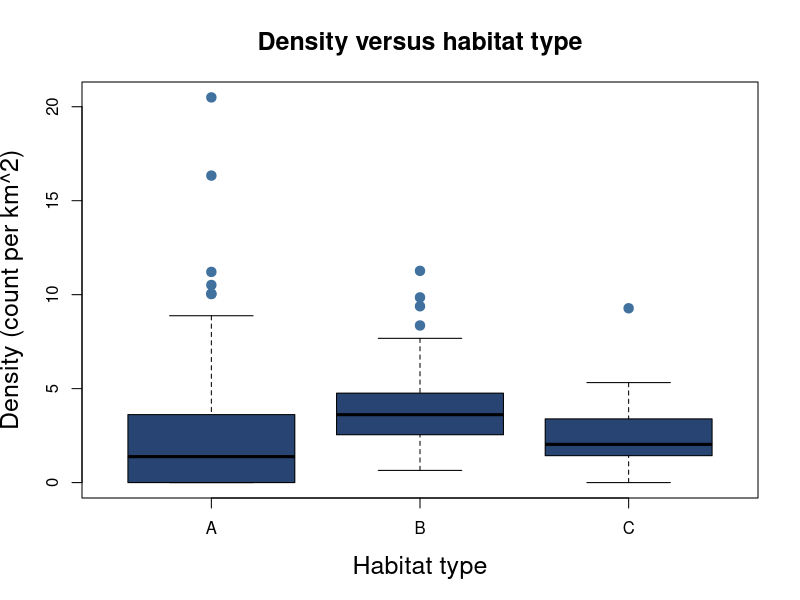
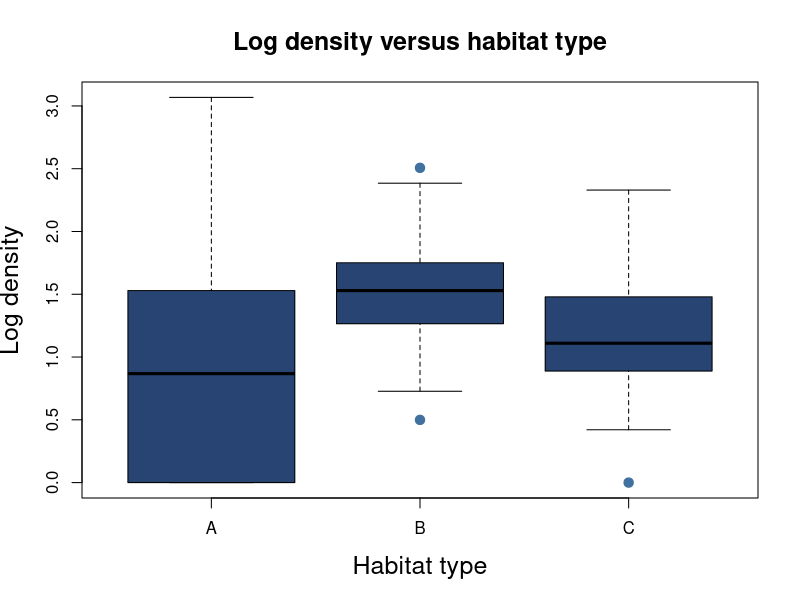
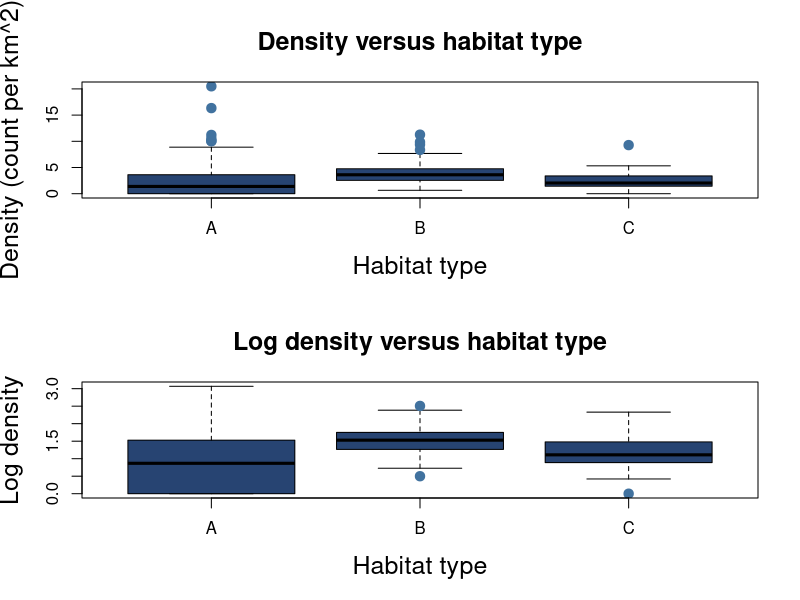
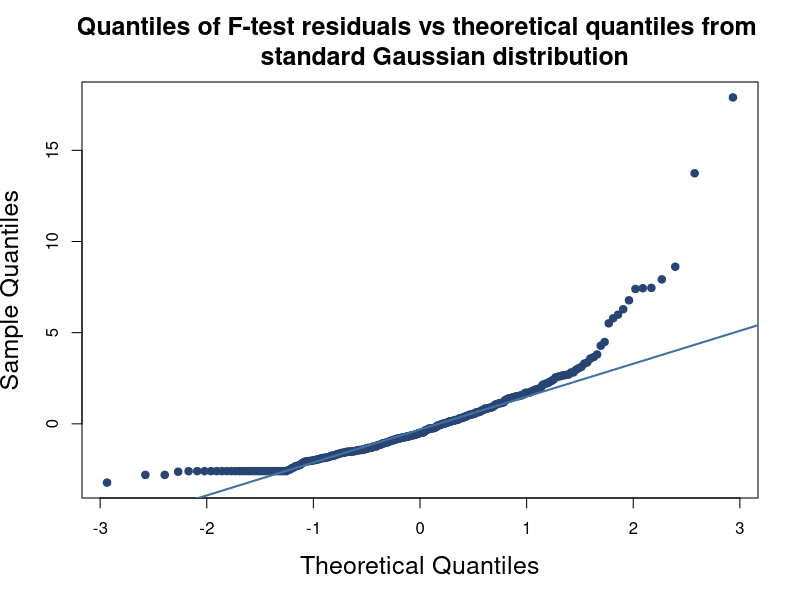

Write the R code that produced these figures, in order.
##################
##################
### Question 1 ###
##################
##################

#######
## a ## 
#######

# Import the data set
eco.df <- read.table("ecoStudy.txt", header = TRUE)

#####
# i #
#####

# Check quantiles of density variable
summary(eco.df$density)

# The values asked for in the question are:
# Minimum      : 0.000
# 1st quartile : 1.413
# Median       : 2.744
# Mean         : 3.103
# 3rd quartile : 4.193
# Maximum      : 20.497

######
# ii #
######

# Find the unique values in the column
unique(eco.df$habitat) 

# Habitat can take values "A", "B" and "C"

# Find the number of observations of each value
dim(eco.df[eco.df$habitat=="A",])[1] # 100 observations of A
dim(eco.df[eco.df$habitat=="B",])[1] # 125 observations of B
dim(eco.df[eco.df$habitat=="C",])[1] # 75 observations of C

# There are 100 observations of type A, 125 observations of 
# type B and 75 observations of type C

#######
## b ##
#######

# Create the log density column
eco.df$logDensity <- log(1 + eco.df$density)

#####
# i #
#####

# Plot density by habitat type
boxplot(eco.df$density ~ eco.df$habitat, 
        main = "Density versus habitat type",
        cex.main = 1.5,
        xlab = "Habitat type",
        ylab = "Density (count per km^2)",
        cex.lab = 1.5,
        col = "#274472",
        pch = 19,
        cex = 1.25,
        outcol = "#41729F")

######
# ii #
######

# Plot log density by habitat type
boxplot(eco.df$logDensity ~ eco.df$habitat, 
        main = "Log density versus habitat type",
        cex.main = 1.5,
        xlab = "Habitat type",
        ylab = "Log density", # log variables are unitless
        cex.lab = 1.5,
        col = "#274472",
        pch = 19,
        cex = 1.25,
        outcol = "#41729F")

#######
# iii #
#######

# Display the two boxplots in a 2x1 lattice
par(mfrow = c(2, 1))
boxplot(eco.df$density ~ eco.df$habitat, 
        main = "Density versus habitat type",
        cex.main = 1.5,
        xlab = "Habitat type",
        ylab = "Density (count per km^2)",
        cex.lab = 1.5,
        col = "#274472",
        pch = 19,
        cex = 1.25,
        outcol = "#41729F")
boxplot(eco.df$logDensity ~ eco.df$habitat, 
        main = "Log density versus habitat type",
        cex.main = 1.5,
        xlab = "Habitat type",
        ylab = "Log density", # log variables are unitless
        cex.lab = 1.5,
        col = "#274472",
        pch = 19,
        cex = 1.25,
        outcol = "#41729F")
dev.off() # reset options for par()

#######
## c ##
#######

# Calculates the F-test statistic for a given continuous variable and factor
fStat <- function(y, factor){
  #
  # y and factor must be in the same data frame
  #
  # y       (numeric vector) : the continuous variable that we wish to test 
  #                            whether is the same across groups
  # factor  (vector)         : the categorical variable with different 
  #                            groups to test across
  # returns (numeric)        : the F-test statistic as given by Eq. (2) in the 
  #                            question sheet
  
  # Find the number of observations
  overallCount   <- length(y)
  
  # Find the overall mean of the continuous variable
  overallMean    <- mean(y)
  
  # Find the groups of the factor
  groups         <- unique(factor)
  
  # Find the number of groups
  groupCount     <- length(groups)
  
  # Calculate the F-test statistic numerator
  fStatNumerator   <- fStatNumerator(y, factor, groups, overallMean, groupCount)
  
  # Calculate the F-test statistic denominator
  fStatDenominator <- fStatDenominator(y, factor, groups, overallCount, 
                                       groupCount)
  
  # Calculate the F-test statistic
  fStat <- fStatNumerator / fStatDenominator
  
  return(fStat)
}

# Calculates the numerator of the F-test statistic
fStatNumerator <- function(y, factor, groups, overallMean, groupCount){
  # y            (numeric vector)  : the continuous variable that we wish to 
  #                                  test whether is the same across groups
  # factor      (vector)           : the categorical variable with different 
  #                                  groups to test across
  # groups      (character vector) : the group names in the factor we are 
  #                                  testing against
  # overallMean (numeric)          : the overall mean of y
  # groupCount  (numeric)          : the number of groups of the factor
  
  # Initialise the sum at zero
  weightedSumMeanDifference <- 0
  
  # Loop over the groups to perform the summation
  for(group in groups){
    # Find the mean of y for the given group
    groupMean                 <- mean(y[factor == group])
    
    # Find the difference between the group mean and overall mean squared
    meanDifference            <- (groupMean - overallMean) ^ 2
    
    # Weight the squared difference in means by the number of observations of y
    # for the given group
    weightedMeanDifference    <- length(y[factor == group]) * meanDifference
    
    # Add the result to the weighted sum of mean differences
    weightedSumMeanDifference <- weightedSumMeanDifference + 
                                 weightedMeanDifference
  }
  
  # Divide the sum by the degrees of freedom
  fStatNumerator <- weightedSumMeanDifference / (groupCount - 1)
  
  return(fStatNumerator)
}

# Calculates the denominator of the F-test statistic
fStatDenominator <- function(y, factor, groups, overallCount, groupCount){
  # y             (numeric vector)  : the continuous variable that we wish to 
  #                                   test whether is the same across groups
  # factor       (vector)           : the categorical variable with different 
  #                                   groups to test across
  # groups       (character vector) : the group names in the factor we are 
  #                                   testing against
  # overallCount (numeric)          : total number of observations
  # groupCount   (numeric)          : the number of groups of the factor
  
  # Store the total sum of the difference between each observation and the mean
  # of y for the group it belongs to squared
  # Initialise at 0
  sumMeanDifference <- 0
  
  for(group in groups){
    # Get the observations of y for the given group
    ySubset                <- y[factor == group]
    
    # Get the mean of y for the given group
    groupMean              <- mean(ySubset)
    
    # Get the difference between each observation in the subset and the group
    # mean squared
    groupMeanDifference    <- (ySubset - groupMean) ^ 2
    
    # Sum the squared differences
    sumGroupMeanDifference <- sum(groupMeanDifference)
    
    # Add to the total squared differences of observations and their respective
    # group mean
    sumMeanDifference      <- sumMeanDifference + sumGroupMeanDifference
  } 
  
  fStatDenominator <- sumMeanDifference / (overallCount - groupCount)
  
  return(fStatDenominator)
}

# Calculate the F-test statistic for the data
fStat(eco.df$density, eco.df$habitat)

# The F-test statistic is 10.481 (3 d.p.)

######
# ii #
######

# Find the p-value of the F test by 1 - P(F < 10.481)
1 - pf(q = 10.481, df1 = 2, df2 = 297)

# The p-value of the F-test is 3.996x10^-5 (3 d.p.)

#######
## d ##
#######

# Calculates the F-test statistic for a given continuous variable and factor
fStat2 <- function(y, factor){
  #
  # y and factor must be in the same data frame
  #
  # y       (numeric vector) : the continuous variable that we wish to test 
  #                            whether is the same across groups
  # factor  (vector)         : the categorical variable with different 
  #                            groups to test across
  # returns (numeric)        : the F-test statistic as given by Eq. (2) in the 
  #                            question sheet
  
  # Get the overall mean
  overallMean <- mean(y)
  
  # Get the components of the sum in the numerator of the F-statistic equation
  fStatNumComps  <- tapply(y, factor, fStatNumerator2, overallMean = overallMean)
  
  # Calculate the numerator of the F-statistic
  fStatNumerator <- sum(fStatNumComps) / (length(unique(factor)) - 1)
  
  # Get the components of the outer sum in the denominator of the F-statistic
  # equation
  fStatDenComps    <- tapply(y, factor, fStatDenominator2)
  
  # Calculate the denominator of the F-statistic
  fStatDenominator <- sum(fStatDenComps) / (length(y) - length(unique(factor)))
  
  # Calculate the F-statistic
  fStat <- fStatNumerator / fStatDenominator
  
  return(fStat)
}

# Computes the component of the sum in the numerator of the F-test statistic for 
# a specific group in the subset (i.e. for a single i in {1,...,k})
fStatNumerator2 <- function(subset, overallMean){
  # subset      (numeric vector) : a subset of the y variable for a specific 
  #                                group of the factor
  # overallMean (numeric)        : the overall mean of the variable y
  # returns     (numeric)        : the product of the length of the subset and 
  #                                the squared difference between the mean of y
  #                                for the subset and the overall mean
  
  # Get the number of observations in the group
  groupLength  <- length(subset)
  
  # Find the mean of y conditional on the subset
  groupMean    <- mean(subset)
  
  # Calculate the component of the numerator for the given subset
  fStatNumComp <- groupLength * (groupMean - overallMean) ^ 2
  
  return(fStatNumComp)
}

# Computes the component of the outer sum in the numerator of the F-test
# statistic formula for a specific group in the subset (i.e. for a single i in
# {1,...,K})
fStatDenominator2 <- function(subset){
  # subset  (numeric vector) : a subset of the y variable for a specific group  
  #                            of the factor
  # returns (numeric)        : the sum of squared differences between each 
  #                            observed value in the subset and the mean of the
  #                            values in the subset
  
  # Get the group mean
  groupMean <- mean(subset)
  
  # Get the components of the inner sum in the denominator of the F-test
  # statistic equation i.e. the difference between each observation and the
  # group mean squared
  squaredDifferences <- sapply(subset, squaredDifference, y = groupMean)
  
  # Get the sum of the squared differences
  fStatDenComp <- sum(squaredDifferences)
  
  return(fStatDenComp)
}

squaredDifference <- function(x, y){
  # x, y    (numeric) : two numbers to find the squared difference of
  # returns (numeric) : the difference of the numbers squared
  
  return((x-y)^2)
}

# Calculate the F-test statistic for the data
fStat2(eco.df$density, eco.df$habitat)

# The F-test statistic is verified to be 10.481. This result is the same as with
# the first function so to avoid tautology the p-value does not need to be 
# recalculated; it is again 3.996x10^-5 (3 d.p.)

#######
## e ##
#######

# Calculate the mean density for each group
meanDensA <- mean(eco.df$density[eco.df$habitat == "A"])
meanDensB <- mean(eco.df$density[eco.df$habitat == "B"])
meanDensC <- mean(eco.df$density[eco.df$habitat == "C"])

# As libraries can not be used, this function will act in place of a hashmap 
# i.e. when passed a habitat type it will return the mean density for that 
# habitat. This increases efficiency as each mean was only calculated once and
# the F-test residual column can be added by column-wise operations rather than 
# element-wise operations.
densityMean <- function(group){
  # group   (character) : name of habitat type ("A", "B" or "C")
  # returns (numeric)   : mean of density for the given habitat

  return(get(paste("meanDens", group, sep = "")))
}

# Add a column to the data frame with the mean density for the corresponding 
# habitat type of each value
eco.df$habitatMean <- sapply(eco.df$habitat, densityMean)

# Add a column to the data frame containing the F-test residuals
eco.df$fResid <- eco.df$density - eco.df$habitatMean

qqnorm(eco.df$fResid, 
       pch = 19, 
       col = "#274472", 
       main = "Quantiles of F-test residuals vs theoretical quantiles from 
       standard Gaussian distribution",
       cex.main = 1.5,
       cex.lab = 1.5)
qqline(eco.df$fResid, lwd = 2, col = "#41729F")

# The normality assumption does not appear valid. The curvature of the QQ-plot
# indicates that the residuals are right-skewed.

##################
##################
### Question 2 ###
##################
##################

#######
## a ##
#######

# Function to return the natural log of the joint density of iid Gammma mixture
# variables
calcLogMix2Gamma <- function(x, alpha, beta, p){
  # x       (numeric vector) : vector of inputs 
  # alpha   (numeric vector) : vector of alpha parameters
  # beta    (numeric vector) : vector of beta parameters
  # p       (numeric)        : probability parameter
  # returns (numeric)        : log joint density of the model
  
  # Get the information about validity of the inputs
  error_check <- verifyGammaInput(x, alpha, beta, p)
  
  # If inputs are invalid, terminate the function and display the reasons
  if(error_check[1]){
    stop(error_check[2])
  }
  
  # Create a vector of outputs from the Gamma mixture model pdf
  f_x <- mix2GammaPdf(x, alpha, beta, p)
  
  # Multiply the outputs together to get the joint density
  joint_density <- 1
  for (f_xi in f_x){
    joint_density <- joint_density * f_xi
  }
  
  # Take the natural logarithm of the joint density
  log_density <- log(joint_density)
  
  # Return the output
  return(log_density)
}

# Function to return the density of a single Gamma mixture variable
mix2GammaPdf <- function(x_i, alpha, beta, p){
  # x       (numeric vector) : input 
  # alpha   (numeric vector) : vector of alpha parameters
  # beta    (numeric vector) : vector of beta parameters
  # p       (numeric)        : probability parameter
  # returns (numeric)        : density of a single Gamma mixture model variable
  
  # Extract the individual parameters from their vectors
  alpha1 <- alpha[1]
  alpha2 <- alpha[2]
  beta1  <-  beta[1]
  beta2  <-  beta[2]
  
  # Find the results of the two Gamma pdfs
  gamma1 <- gammaPdf(x_i, alpha1, beta1)
  gamma2 <- gammaPdf(x_i, alpha2, beta2)
  
  # Find the output of the Gamma mixture model pdf
  output <- (p * gamma1) + ((1 - p) * gamma2)
  
  return(output)
}

# Function to return the density of a single Gamma variable
gammaPdf <- function(x_i, alpha, beta){
  # x       (numeric vector) : input
  # alpha   (numeric vector) : vector of alpha parameters
  # beta    (numeric vector) : vector of beta parameters
  # returns (numeric)        : density of a single Gamma variable
  
  # Calculate the output of a Gamma pdf
  output <- ((x_i ^ (alpha - 1)) * (exp(-1 * beta * x_i)) * (beta ^ alpha)) / 
    gamma(alpha)
  
  return(output)
}

#######
## b ##
#######

# Function to verify the validity of inputs to the Gamma mixture model function
verifyGammaInput <- function(x, alpha, beta, p){
  # x       (numeric vector) : input 
  # alpha   (numeric vector) : vector of alpha parameters
  # beta    (numeric vector) : vector of beta parameters
  # p       (numeric)        : probability parameter
  # returns (list)           : a list with the first entry as a boolean 
  #                            representing whether the inputs are valid (TRUE
  #                            indicates invalid) and the second entry a string
  #                            displaying information about the error
  
  # Default to TRUE and set to FALSE if no errors are found to avoid
  # repetitively reassigning value to TRUE if multiple errors found
  error_check <- c(TRUE)
  
  # Create a list to store messages about errors
  # These error messages will be concatenated into one string after all errors
  # are checked for and added to the error_check object
  error_check_msg <- list()
  
  # Check for correct data type of x
  if(!is.vector(x) | !is.numeric(x)){
    error_check_msg <- append(error_check_msg, "- x must be a numeric vector")
  } 
  
  # Check that all x values are positive
  else if(any(x <= 0)) {
    error_check_msg <- append(error_check_msg, 
                              "- x must contain only positive values")
  } 
  
  # Check for correct data type of alpha
  if(!is.vector(alpha) | !is.numeric(alpha) | length(alpha) != 2) {
    error_check_msg <- append(error_check_msg, 
                              "- alpha must be a numeric vector of length 2")
  }
  
  # Check that both alpha values are positive
  else if(any(alpha <= 0)) {
    error_check_msg <- append(error_check_msg, 
                              "- alpha must contain only positive values")
  }
  
  # Check for correct data type of beta
  if(!is.vector(beta) | !is.numeric(beta) | length(beta) != 2) {
    error_check_msg <- append(error_check_msg, 
                              "- beta must be a numeric vector of length 2")
  }
  
  # Check that both beta values are positive
  else if(any(beta <= 0)) {
    error_check_msg <- append(error_check_msg, 
                              "- beta must contain only positive values")
  }
  
  # Check for the type of p
  if(!is.numeric(p) | length(p) != 1) {
    error_check_msg <- append(error_check_msg, 
                              "- p must be a single numeric value")
  }
  
  # Check that p takes a value in [0,1]
  else if(p < 0 | p > 1){
    error_check_msg <- append(error_check_msg, 
                              "- p must be between 0 and 1 inclusive")
  }
  
  # If any error messages have been logged, concatenate these to a single string
  # and append to the return error_check list
  if(length(error_check_msg) > 0) {
    error_check_msg <- paste(c("Input is invalid because: ", error_check_msg),
                             collapse = " \n ")
    error_check <- append(error_check, error_check_msg)
  }
  
  # Else set the error_check boolean to FALSE as no errors were logged
  else {
    error_check[1] <- FALSE
  }
  
  return(error_check)
}

#######
## c ##
#######

# Assign the inputs and parameters
x_0     <- c(0.06, 2.32, 4.81, 0.02, 2.33, 2.18, 0.83, 2.45, 2.10, 3.27)
alpha_0 <- c(0.5, 6)
beta_0  <- c(0.5, 2.5)
p_0     <- 0.35

# Perform the required calculation
calcLogMix2Gamma(x_0, alpha_0, beta_0, p_0)

# The natural logarithm of the joint density for the given values is -13.928
# (3 d.p.)


##################
##################
### Question 3 ###
##################
##################

#######
## a ##
#######

# Function to calculate the output of g(.) as displated in Eq. (5)
smoothCurve <- function(x, alpha, beta, p, q, k){
  # x       (numeric value/vector) : input value/vector
  # alpha   (numeric)              : alpha parameter
  # beta    (numeric)              : beta parameter
  # p       (numeric)              : p parameter
  # q       (numeric)              : q parameter
  # k       (numeric)              : k parameter
  # returns (numeric value/vector) : output value/vector of function g(.) 
  #                                  displayed in Eq. (5)
  
  # Get the information about validity of the inputs
  error_check <- verifySmoothInput(x, alpha, beta, p, q, k)
  
  # If inputs are invalid, terminate the function and display the reasons
  if(error_check[1]){
    stop(error_check[2])
  }
  
  # Calculate the input to the log(.) function in Eq. (5)
  numerator   <- (gamma(x + beta) ^ k) * (p ^ alpha) * (q ^ beta)
  denominator <- (gamma(alpha) ^ k) * (gamma(beta) ^ k)
  log_input   <- numerator / denominator
  
  # Calculate the input to the sin(.) function in Eq. (5)
  sin_input   <- (1 / (2 * alpha)) * log(log_input)
  
  # Calculate the output of the function in Eq. (5)
  output      <- sin(sin_input)
  
  return(output)
}

## NEEDS COMMENTING BELOW ##

# Function to verify the validity of inputs to the smooth curve function
verifySmoothInput <- function(x, alpha, beta, p, q, k){
  # Default to TRUE and set to FALSE if no errors are found to avoid
  # repetitively reassigning value to TRUE if multiple errors found
  error_check <- c(TRUE)
  
  # Create a list to store messages about errors
  # These error messages will be concatenated into one string after all errors
  # are checked for and added to the error_check object
  error_check_msg <- list()
  
  # Check for correct data type of x
  if(!is.numeric(x)){
    error_check_msg <- append(error_check_msg, 
                              "- x must be a numeric value or numeric vector")
  }
  
  # Check for correct data type of alpha
  if(length(alpha) > 1 | !is.numeric(alpha)) {
    error_check_msg <- append(error_check_msg, 
                              "- alpha must be a single numeric value")
  }
  
  # Check that alpha is positive
  else if(alpha <= 0) {
    error_check_msg <- append(error_check_msg, 
                              "- alpha can only take positive values")
  }
  
  # Check for correct data type of beta
  if(length(beta) > 1 | !is.numeric(beta)) {
    error_check_msg <- append(error_check_msg, 
                              "- beta must be a single numeric value")
  }
  
  # Check that both beta values are positive
  else if(beta <= 0) {
    error_check_msg <- append(error_check_msg, 
                              "- beta can only take positive values")
  }
  
  # Check for correct data type of p
  if(length(p) > 1 | !is.numeric(p)) {
    error_check_msg <- append(error_check_msg, 
                              "- p must be a single numeric value")
  }
  
  # Check for correct data type of q
  if(length(q) > 1 | !is.numeric(q)) {
    error_check_msg <- append(error_check_msg, 
                              "- q must be a single numeric value")
  }
  
  # Check for correct data type of k
  if(length(k) > 1 | !is.numeric(k)) {
    error_check_msg <- append(error_check_msg, 
                              "- k must be a single numeric value")
  }
  
  # If any error messages have been logged, concatenate these to a single string
  # and append to the return error_check list
  if(length(error_check_msg) > 0) {
    error_check_msg <- paste(c("Input is invalid because: ", error_check_msg),
                             collapse = " \n ")
    error_check <- append(error_check, error_check_msg)
  }
  # Else set the error_check boolean to FALSE as no errors were logged
  else {
    error_check[1] <- FALSE
  }
  
  return(error_check)
}

#######
## b ##
#######

calcMidRiemannLoop <- function(xVec, alpha, beta, p, q, k){
  # xVec    (numeric vector) : input vector
  # alpha   (numeric)        : alpha parameter
  # beta    (numeric)        : beta parameter
  # p       (numeric)        : p parameter
  # q       (numeric)        : q parameter
  # k       (numeric)        : k parameter
  # returns (numeric)        : an approximation to the area between a function 
  #                            given by smoothCurve() and the x-axis using the 
  #                            midpoint Riemann sum
  
  # Initialise the sum at zero
  midRiemannSum <- 0
  
  # Perform the sum
  for(i in 2:length(xVec)){
    # Find the midpoint of the subinterval
    midPoint      <- (xVec[i] + xVec[i-1]) / 2

    # Add the width of the subinterval times the absolute value of the function
    # at the midpoint of the interval to the Riemann sum
    # Use absolute value to get positive area for subintervals falling below
    # the x-axis
    midRiemannSum <- midRiemannSum + ((xVec[i] - xVec[i-1]) * 
                                           abs(smoothCurve(midPoint, alpha, 
                                                           beta, p, q, k)))
  }
  
  return(midRiemannSum)
}

#######
## c ##
#######

calcMidRiemann <- function(xVec, alpha, beta, p, q, k){
  # xVec    (numeric vector) : input vector
  # alpha   (numeric)        : alpha parameter
  # beta    (numeric)        : beta parameter
  # p       (numeric)        : p parameter
  # q       (numeric)        : q parameter
  # k       (numeric)        : k parameter
  # returns (numeric)        : an approximation to the area between a function 
  #                            given by smoothCurve() and the x-axis using the 
  #                            midpoint Riemann sum
  
  # Get the information about validity of the inputs
  error_check <- verifyRiemannInput(xVec, alpha, beta, p, q, k)
  
  # If inputs are invalid, terminate the function and display the reasons
  if(error_check[1]){
    stop(error_check[2])
  }
  
  # Get the number of elements in xVec
  N <- length(xVec)
  
  # Create two vectors of left-points and right-points for the subintervals
  leftPoints <- xVec[-N]
  rightPoints <- xVec[-1]
  
  # Use the left and right points to calculate a vector of midpoints
  midPoints <- (leftPoints + rightPoints) / 2
  
  # Calculate the (absolute) height of the curve from the x-axis at each 
  # midpoint
  rectHeights <- abs(smoothCurve(midPoints, alpha, beta, p, q, k))
  
  # Use the left and right points to find the width of each subinterval
  rectWidths <- rightPoints - leftPoints
  
  # Calculate the area of the rectangles formed by each subinterval and the
  # height of the curve at the midpoint of the subinterval
  rectAreas <- rectHeights * rectWidths
  
  # Calculate the total approximate area between the curve and x-axis by summing 
  # the area of each rectangle
  midRiemannSum <- sum(rectAreas)
  
  return(midRiemannSum)
}

#######
## d ##
#######

verifyRiemannInput <- function(xVec, alpha, beta, p, q, k){
  # xVec    (numeric vector) : input vector
  # alpha   (numeric)        : alpha parameter
  # beta    (numeric)        : beta parameter
  # p       (numeric)        : p parameter
  # q       (numeric)        : q parameter
  # k       (numeric)        : k parameter
  # returns (list)           : a list with the first entry as a boolean 
  #                            representing whether the inputs are valid (TRUE
  #                            indicates invalid) and the second entry a string
  #                            displaying information about the error
  
  
  # Default to TRUE and set to FALSE if no errors are found to avoid
  # repetitively reassigning value to TRUE if multiple errors found
  error_check <- c(TRUE)
  
  # Create a list to store messages about errors
  # These error messages will be concatenated into one string after all errors
  # are checked for and added to the error_check object
  error_check_msg <- list()
  
  # Check for correct data type of x
  if(length(xVec) < 2 | !is.numeric(xVec)){
    error_check_msg <- append(error_check_msg, 
                              "- xVec must be a numeric vector with length of 
                              at least 2")
  }
  
  if(!monotoneInceasing(xVec)) {
    error_check_msg <- append(error_check_msg, 
                              "- elements of xVec must be in strictly increasing
                              order")
  }
  
  # Check for correct data type of alpha
  if(length(alpha) > 1 | !is.numeric(alpha)) {
    error_check_msg <- append(error_check_msg, 
                              "- alpha must be a single numeric value")
  }
  
  # Check that alpha is positive
  else if(alpha <= 0) {
    error_check_msg <- append(error_check_msg, 
                              "- alpha can only take positive values")
  }
  
  # Check for correct data type of beta
  if(length(beta) > 1 | !is.numeric(beta)) {
    error_check_msg <- append(error_check_msg, 
                              "- beta must be a single numeric value")
  }
  
  # Check that both beta values are positive
  else if(beta <= 0) {
    error_check_msg <- append(error_check_msg, 
                              "- beta can only take positive values")
  }
  
  # Check for correct data type of p
  if(length(p) > 1 | !is.numeric(p)) {
    error_check_msg <- append(error_check_msg, 
                              "- p must be a single numeric value")
  }
  
  # Check for correct data type of q
  if(length(q) > 1 | !is.numeric(q)) {
    error_check_msg <- append(error_check_msg, 
                              "- q must be a single numeric value")
  }
  
  # Check for correct data type of k
  if(length(k) > 1 | !is.numeric(k)) {
    error_check_msg <- append(error_check_msg, 
                              "- k must be a single numeric value")
  }
  
  # If any error messages have been logged, concatenate these to a single string
  # and append to the return error_check list
  if(length(error_check_msg) > 0) {
    error_check_msg <- paste(c("Input is invalid because: ", error_check_msg),
                             collapse = " \n ")
    error_check <- append(error_check, error_check_msg)
  }
  # Else set the error_check boolean to FALSE as no errors were logged
  else {
    error_check[1] <- FALSE
  }
  
  return(error_check)
}

# Check if elements of a numeric vector are monotone increasing (not monotone 
# non-decreasing)
monotoneInceasing <- function(vec){
  # vec     (numeric vector) : vector to check
  # returns (logical)        : boolean value that is TRUE if the elements of the
  #                            numeric vector are monotone increasing and FALSE
  #                            otherwise
  
  # Boolean to store whether elements of the vector are monotone increasing
  monotoneInceasing <- TRUE
  
  # Loop over each pair of elements in the vector
  for(i in 2:length(vec)){
    # Set the boolean to FALSE if the second element is not strictly greater
    # than the first element
    if(vec[i-1] >= vec[i]){
      monotoneInceasing <- FALSE
    }
  }
  
  return(monotoneInceasing)
}

#######
## e ##
#######

# Initialise the inputs
xVec_1  <- seq(from = 2, to = 8.5, by = 0.01)
alpha_1 <- 2.1
beta_1  <- 0.5
p_1     <- 3
q_1     <- 6
k_1     <- 2

# Calculate the approximate integral
calcMidRiemann(xVec_1, alpha_1, beta_1, p_1, q_1, k_1)

# The area is calculated to be 4.737 (3 d.p.)

#######
## f ##
#######

calcMidRiemannAreas <- function(xSeqList, alpha, beta, p, q, k){
  
  totalArea <- 0
  for(xVec in xSeqList){
    totalArea <- totalArea + calcMidRiemann(xVec, alpha, beta, p, q, k)
  }
    
  return(totalArea)
}

#######
## g ##
#######

# Initialise the inputs
xVec_2_1   <- seq(from = 3.5, to = 8, by = 0.01)
xVec_2_2   <- seq(from = 2, to = 4.3, by = 0.1)
xVec_2_3   <- seq(from = 1.07, to = 9.012, by = 0.001)
xSeqList_2 <- list(xVec_2_1, xVec_2_2, xVec_2_3)
alpha_2    <- 1.9
beta_2     <- 0.75
p_2        <- 2.15
q_2        <- 7
k_2        <- 1.65

# Calculate the combined area between the curve and x-axis over the intervals
calcMidRiemannAreas(xSeqList_2, alpha_2, beta_2, p_2, q_2, k_2)

# The total area is 10.847 (3 d.p.)


##################
##################
### Question 4 ###
##################
##################

# Calculates the natural logarithm of the probability of an observed sequence
# of weather states
weatherSeqProb <- function(weatherSeq, trProbs, initProbs){
  # weatherSeq (character vector) : vector representing the sequence of weather
  #                                 states with "s" = sunny, "c" = cloudy, "r" =
  #                                 rainy
  # trProbs    (numeric matrix)   : matrix of the transition probabilities
  # initsProbs (numeric vector)   : vector of initial probabilities
  # returns    (numeric)          : the natural logarithm of the probability of
  #                                 the sequence given the initial and 
  #                                 transition probabilities
  
  
  # Encode the weather sequence as numbers for indexing the vector and array
  weatherSeq <- weatherSeqEncoder(weatherSeq)
  
  # Find the probability of the initial state
  seqProb <- initProbs[weatherSeq[1]]
  
  # Multiply by the transition probabilities
  for(i in 2:length(weatherSeq)){
    seqProb <- seqProb * trProbs[weatherSeq[i-1], weatherSeq[i]]
  }
  
  # Take the natural logarithm of the probability of the sequence
  logSeqProb <- log(seqProb)
  
  return(logSeqProb)
}

# Encodes the weather sequence as numeric values which can be used to index the
# probability data structures
weatherSeqEncoder <- function(weatherSeq){
  # weatherSeq (character vector) : vector representing the sequence of weather
  #                                 states with "s" = sunny, "c" = cloudy, "r" =
  #                                 rainy
  # returns    (numeric vector)   : vector representing the sequence of weather
  #                                 states encoded as 1 = sunny, 2 = cloudy, 3 =
  #                                 rainy

  # Loop over the vector and modify values individually
  for(i in 1:length(weatherSeq)){
    if(weatherSeq[i] == "s"){
      weatherSeq[i] <- 1
    }
    else if(weatherSeq[i] == "c"){
      weatherSeq[i] <- 2
    }
    else if(weatherSeq[i] == "r"){
      weatherSeq[i] <- 3
    }
    else{
      stop("invalid value in weather sequence")
    }
  }
  
  return(as.numeric(weatherSeq))
}

#######
## b ##
#######

# Initialise the inputs
weatherSeq_0 <- c("c", "s", "c", "r", "s", "s")
trProbs_0r   <- c(0.5, 0.4, 0.1, 0.33, 0.35, 0.32, 0.3, 0.3, 0.4) # raw values
trProbs_0    <- matrix(data = trProbs_0r, nrow = 3, byrow = TRUE)
initProbs_0  <- c(0.45, 0.25, 0.3)

# Compute the natural logarithm of the probability of the sequence
weatherSeqProb(weatherSeq_0, trProbs_0, initProbs_0)

# The natural log of the probability of the sequence is -6.448

#######
## c ##
#######

# Calculate the natural logarithm of the probability of the observed sequences
# from a weather and jacket colour HMM
weatherColourProbs <- function(colourSeq, emitProbs, weatherSeq, trProbs, 
                               initProbs){
  # colourSeq  (character vector) : vector representing the sequence of jacket
  #                                 states with "B" = black and "W" = white
  # emitProbs  (numeric matrix)   : matrix of emission probabilities for jacket
  #                                 colour given weather state
  # weatherSeq (character vector) : vector representing the sequence of weather
  #                                 states with "s" = sunny, "c" = cloudy, "r" =
  #                                 rainy
  # trProbs    (numeric matrix)   : matrix of the transition probabilities
  # initsProbs (numeric vector)   : vector of initial probabilities
  # returns    (numeric)          : the natural logarithm of the probability of
  #                                 the sequences given the initial, transition 
  #                                 and emission probabilities
  
  # The probability of the sequence:
  # P(Y_1 | X_1)P(X_1) P(Y_2 | X_2)P(X_2 | X_1) ... P(Y_n | X_n)P(X_n | X_n-1) 
  # can be written as:
  # P(X_1) P(X_2 | X_1) ... P(X_n | X_n-1) P(Y_1 | X_1) ... P(Y_n | X_n)
  # such that we can reuse the previous code to calculate the probability of the
  # "hidden" weather sequence using the transition probabilities and multiply 
  # this result by the emission probabilities of the observed sequence of 
  # jacket colours given weather states to get the joint probability of both
  # sequences
  
  # Calculate the natural logarithm of the probability of the hidden states
  weatherSeqProb <- weatherSeqProb(weatherSeq, trProbs, initProbs)
  
  # Calculate the natural logarithm of the probability of the observed jacket 
  # sequence given the "hidden" weather states
  colourSeqProb <- colourSeqProb(colourSeq, emitProbs, weatherSeq)
  
  # Using log(XY) = log(X) + log(Y) we can obtain the natural logarithm of the 
  # joint probability of the sequences by adding the two natural logs of
  # probabilities already found
  weatherColourProbs <- weatherSeqProb + colourSeqProb
  
  return(weatherColourProbs)
}

# Calculate the natural logarithm of the probability of the observed sequenced
# of jacket colours given the "hidden" sequence of weather states
colourSeqProb <- function(colourSeq, emitProbs, weatherSeq){
  # colourSeq  (character vector) : vector representing the sequence of jacket
  #                                 states with "B" = black and "W" = white
  # emitProbs  (numeric matrix)   : matrix of emission probabilities for jacket
  #                                 colour given weather state
  # weatherSeq (character vector) : vector representing the sequence of weather
  #                                 states with "s" = sunny, "c" = cloudy, "r" =
  #                                 rainy
  # returns    (numeric)          : the probability of the observed sequence of
  #                                 jacket colours given the sequence of
  #                                 "hidden" weather states
  
  
  # Encode the sequences as numbers for indexing the emission probability matrix
  weatherSeq <- weatherSeqEncoder(weatherSeq)
  colourSeq  <- colourSeqEncoder(colourSeq)
  
  # Initialise the probability at 1
  colourSeqProb <- 1
  
  # Multiply by the emission probabilities
  for(i in 1:length(colourSeq)){
    colourSeqProb <- colourSeqProb * emitProbs[weatherSeq[i], colourSeq[i]]
  }
  
  # Take the natural logarithm of the probability of the jacket colour sequence
  logColourSeqProb <- log(colourSeqProb)
  
  return(logColourSeqProb)
}

colourSeqEncoder <- function(colourSeq){
  # colourSeq  (character vector) : vector representing the sequence of jacket
  #                                 states with "B" = black and "W" = white
  # returns    (numeric vector)   : vector representing the sequence of jacket
  #                                 states encoded as 1 = black and 2 = white
  
  # Loop over the vector and modify values individually
  for(i in 1:length(colourSeq)){
    if(colourSeq[i] == "B"){
      colourSeq[i] <- 1
    }
    else if(colourSeq[i] == "W"){
      colourSeq[i] <- 2
    }
    else{
      stop("invalid value in jacket colour sequence")
    }
  }
  
  return(as.numeric(colourSeq))
}

#######
## d ##
#######

# Initialise the inputs
colourSeq_1  <- c("B", "W", "W", "B", "B", "W", "W", "W")
emitProbs_1r <- c(0.2, 0.8, 0.55, 0.45, 0.9, 0.1) # raw values
emitProbs_1  <- matrix(data = emitProbs_1r, nrow = 3, byrow = TRUE)
weatherSeq_1 <- c("r", "s", "c", "r", "c", "r", "s", "s")
trProbs_1r   <- c(0.55, 0.25, 0.2, 0.25, 0.35, 0.4, 0.2, 0.15, 0.65)
trProbs_1    <- matrix(data = trProbs_1r, nrow = 3, byrow = TRUE)
initProbs_1  <- c(0.35, 0.45, 0.2)

# Calculate the natural logarithm of the joint probability of the observed
# sequences
weatherColourProbs(colourSeq_1, emitProbs_1, weatherSeq_1, trProbs_1, 
                   initProbs_1)

# The natural log of the joint probability of the observed sequences is -15.121
